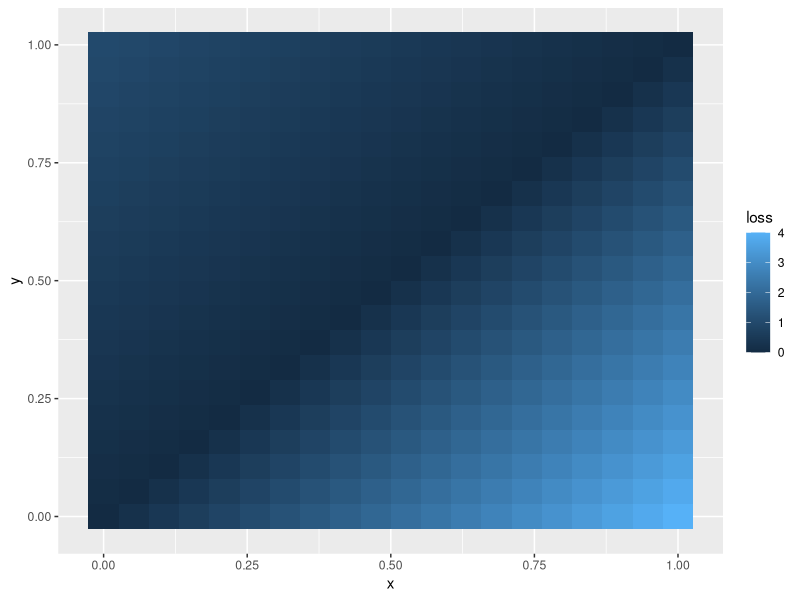
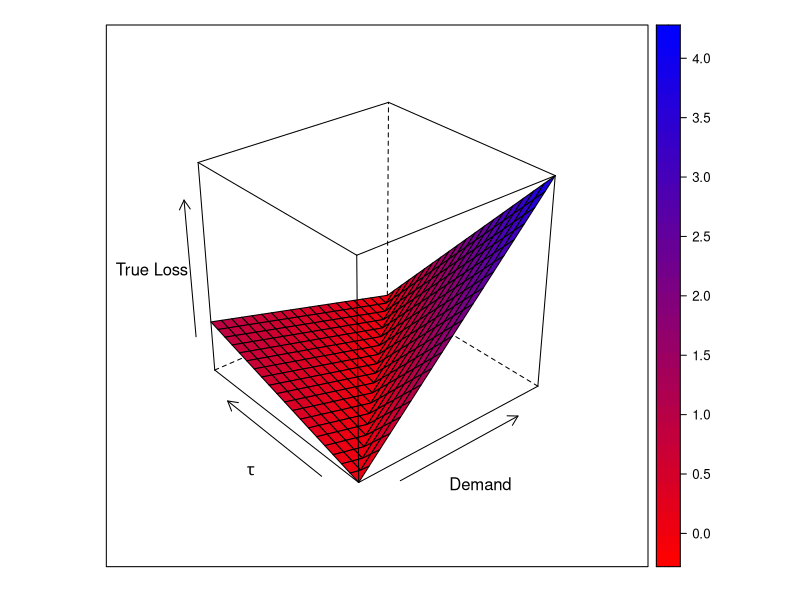
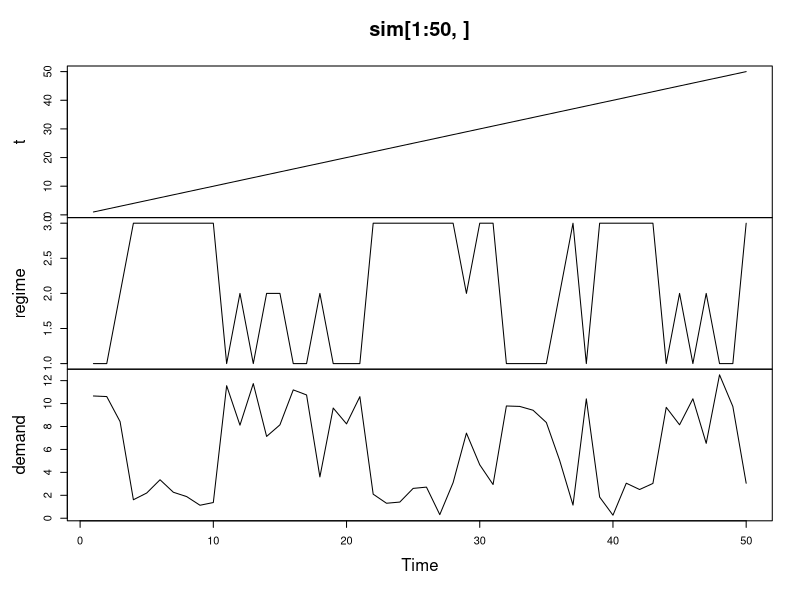
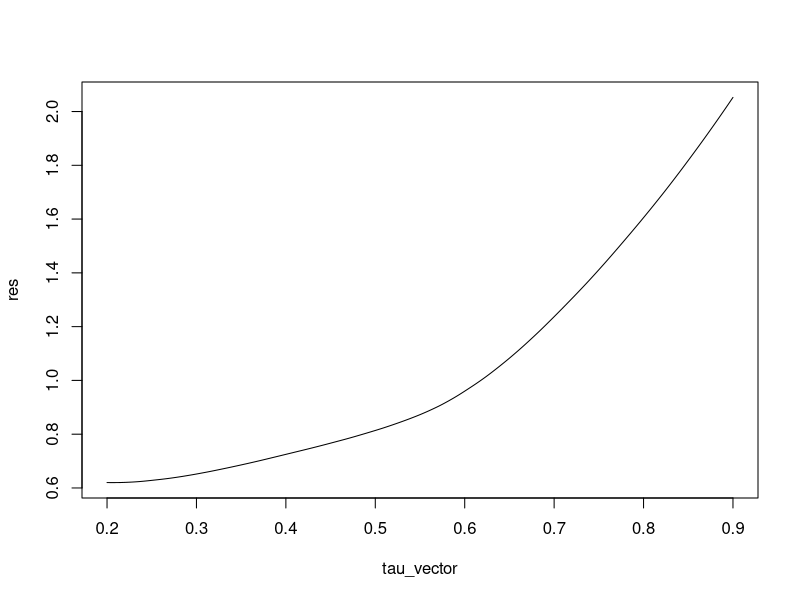
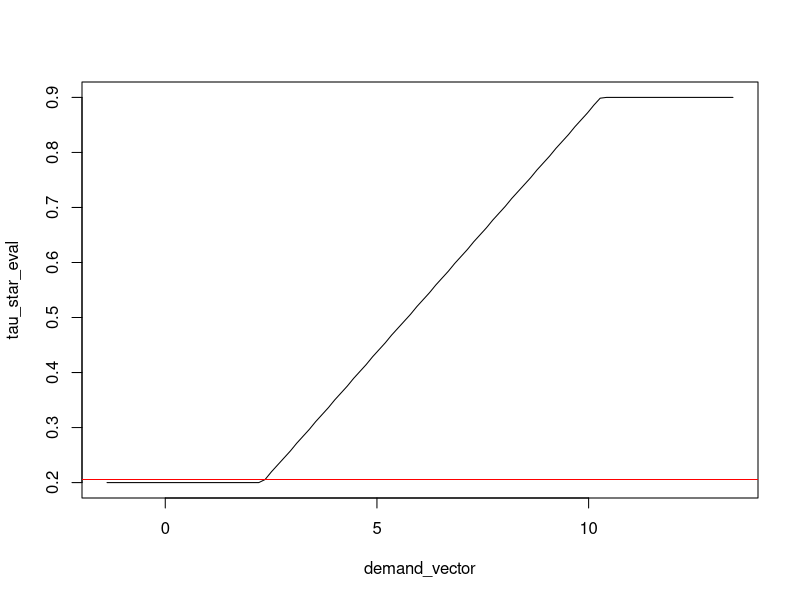

Write the R code that produced these figures, in order. (Note: this script raises an error after producing the figures.)
#### DEFINING LOSS FUNCTION
####
####

# define hinge-like loss function
loss_function <- function(x,y){
  4 * pmax(x-y,0) + 1 * pmax(y-x,0)
}

# (x,y) grid
x_vector <- seq(from = 0, to = 1, length.out = 20)
y_vector <- seq(from = 0, to = 1, length.out = 20)
xy_grid <- expand.grid(x = x_vector, y = y_vector)

# compute loss for each grid point
xy_grid$loss <- NA
for(i in 1:nrow(xy_grid)){
  xy_grid$loss[i] <- loss_function(x = xy_grid$x[i], y = xy_grid$y[i])
}

# satellite view of loss function
library(ggplot2)
ggplot(data = xy_grid) +
  geom_tile(mapping = aes(x = x, y = y, fill = loss))

# mountain view of loss function
library(lattice)
wireframe(loss ~ x * y, data = xy_grid, 
          drape = TRUE, ylab = expression(tau), xlab = "Demand", zlab = "True Loss",
          col.regions = colorRampPalette(c("red", "blue"))(100))

### BUILD NON-LINEAR DEMAND TIME SERIES
###
###

# ----------------------------------------------------------- #
# Regime-Switching Markov                                     #
# ----------------------------------------------------------- #
#                                                             
# Let (D_1, \ldots, D_n) denote the demand time series.       
# We assume that at any time t,                               
#
#           D_t = \mu_{R_t} + \varepsilon_{t}
#
# where R_t \in \{1, \ldots, K\} is the regime at time t.
#
# The regimes \{ R_t \} follows a Markov-chain with unknown
# transition probabilities. 
#
# ----------------------------------------------------------- #

# number of regimes
K <- 3

# transition kernel
transition_kernel <- matrix(
  data = c(
    0.5, 0.4, 0.1,
    0.4, 0.5, 0.1,
    0.2, 0.3, 0.5
  ),
  nrow = K, ncol = K
)

# \mu vector
mu_vector <- c(10, 7, 2)

# noise level
sigma <- 1

# number of observations
n <- 10000
n_train <- floor(n/2)
                 
# prepare simulated data
sim <- data.frame('t' = 1:n, 'regime' = NA, 'demand' = NA)

# simulate regime
regime_prior <- rep(1/K, K)
sim$regime[1] <- sample(x = 1:K, size = 1, prob = regime_prior)
for(i in 2:n){
    sim$regime[i] <- sample(x = 1:K, size = 1, prob = transition_kernel[sim$regime[i-1],])
}

# simulate demand
sim$demand <- mu_vector[sim$regime] + rnorm(n = n, mean = 0, sd = sigma)

# plot training data
plot.ts(sim[1:50,])

### ESTIMATE REGIME-SWITCHING MODEL
###
###

### EM estimation of gaussian mixture with sigma = 1, K = 3
library(mixtools)
demand_em <- normalmixEM(x = sim$demand[1:n_train], sigma = 1, k = K, sd.constr = sigma)

# estimate of mu_vector
demand_em$mu

# demand appartenance to regime index
demand_em$posterior

#
posterior <- demand_em$posterior[,order(demand_em$mu,decreasing = TRUE)]

# kernel estimate of transition matrix
transition_est <- array(data = NA, dim = c(K,K,2))
for(i in 1:K){
  for(j in 1:K){
    transition_est[i,j,1] <- sum(posterior[1:(n_train-1),i] * posterior[2:n_train,j]) / sum(posterior[1:(n_train-1),i])
    transition_est[i,j,2] <- sum((sim$regime[1:(n_train-1)]==i)*(sim$regime[2:n_train]==j)) / sum((sim$regime[1:(n_train-1)]==i))
  }
}
transition_est[,,1] # classic count estimate
transition_est[,,2] # oracle
transition_kernel

### model-based cost optimization !
###
###

# now find demand value d such that $\tau^* (d) = tau_star_sq$.
tau_star <- function(d){
  tau_vector <- seq(from = tau_min, to = tau_max, length.out = 500)
  res <- sapply(X = tau_vector, FUN = function(tau){
    loss_function(x = tau / tau_norm, y = d / yy_norm)
  })
  tau_opt <- tau_vector[which(res == min(res))]
  return(tau_opt)
}
range(sim$demand[1:n_train])
demand_min <- min(sim$demand[1:n_train])
demand_max <- max(sim$demand[1:n_train])

# problem constants
yy_norm <- max(mu_vector) - min(mu_vector)
tau_min <- 0.2
tau_max <- 0.9
tau_norm <- tau_max - tau_min
tau_vector <- seq(from = tau_min, to = tau_max, length.out = 500)

#
demand_vector <- seq(from = demand_min, to = demand_max, length.out = 100)
tau_star_eval <- sapply(X = demand_vector, FUN = function(d){
  tau_star(d = d)
})

# simulate from posterior distribution (yy sample), in order to compute expectations
val <- 7
val_likelihood <- dnorm(x = val, mean = demand_em$mu, sd = demand_em$sigma)
val_likelihood <- val_likelihood / sum(val_likelihood)
next_val_likelihood <- val_likelihood %*% transition_est[,,2]
yy <- NULL
for(i in 1:K){
  temp <- rnorm(n = ceiling(1000 * next_val_likelihood[i]), 
                mean = demand_em$mu[i], sd = demand_em$sigma[i])
  yy <- c(yy, temp)  
}
range(yy)

# find tau^{**} optimal value
res <- sapply(X = tau_vector, FUN = function(tau){
  mean(loss_function(x = tau / tau_norm, y = yy / yy_norm))
})
plot(x = tau_vector, y = res, type = 'l')
tau_star_sq <- tau_vector[which(res == min(res))]

# find OK demand levels
temp <- abs(tau_star_eval - tau_star_sq)
ok_demand_levels <- which(temp == min(temp))

# plot finding
plot(x = demand_vector, y = tau_star_eval,type = 'l')
abline(h = tau_star_sq, col = 'red')


### SEMI-MARKOV MODELING
### LAWS ON PERIODS (STATIONARY LAW).
###

### DECISION-TREE OPTIMIZED BY TRUE LOSS

#### quantile gradient boosting : choice of quantile

### OPERA-CONTEXTUAL WEIGHTS
### genere scenario

# GENERATE SCENARIO
# ------------- #
#
# (features, target)
# construct K predictors
# optimal weights for target prediction
# conditionnal bagging
#
# pondération fixe 1/K : robuste
#
# utiliser AR confidence interval for sanity check 

bsts
